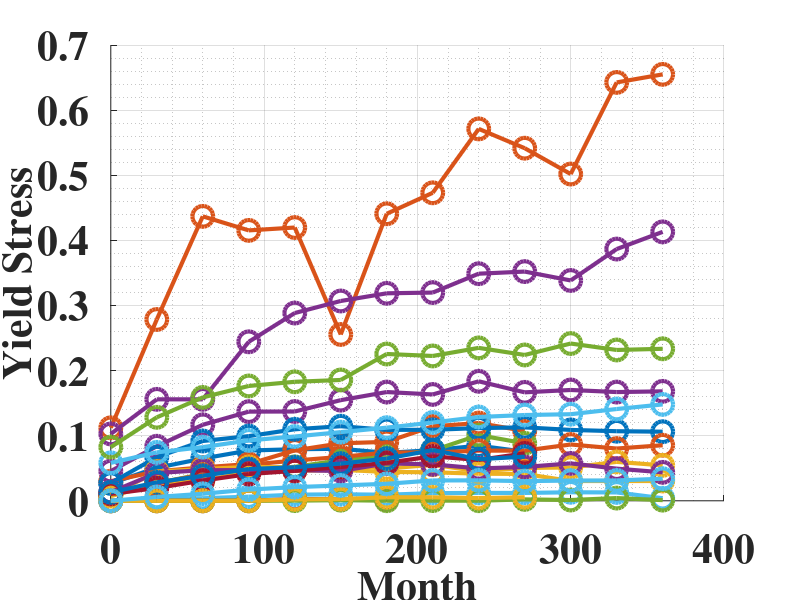
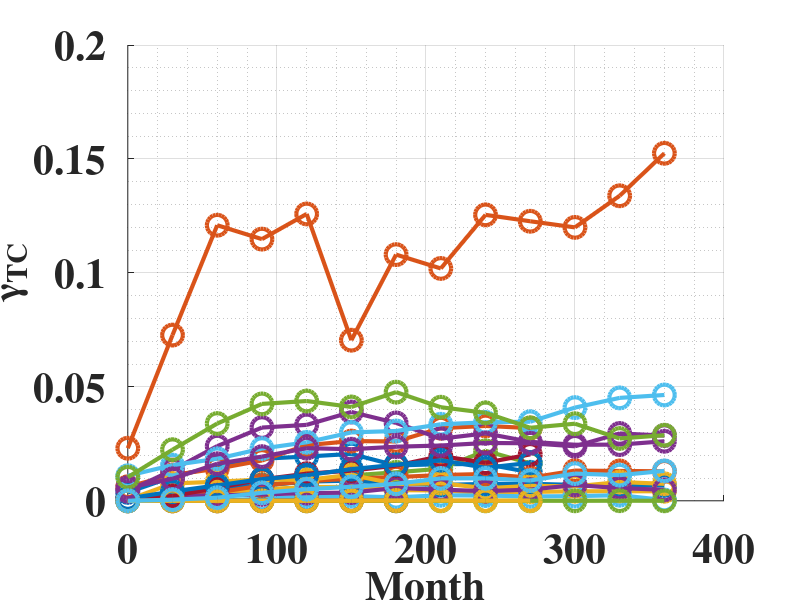
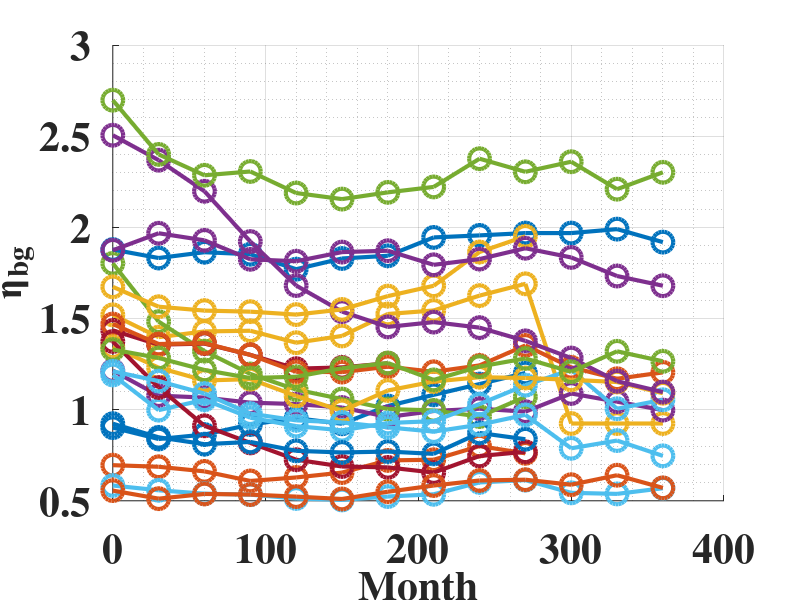
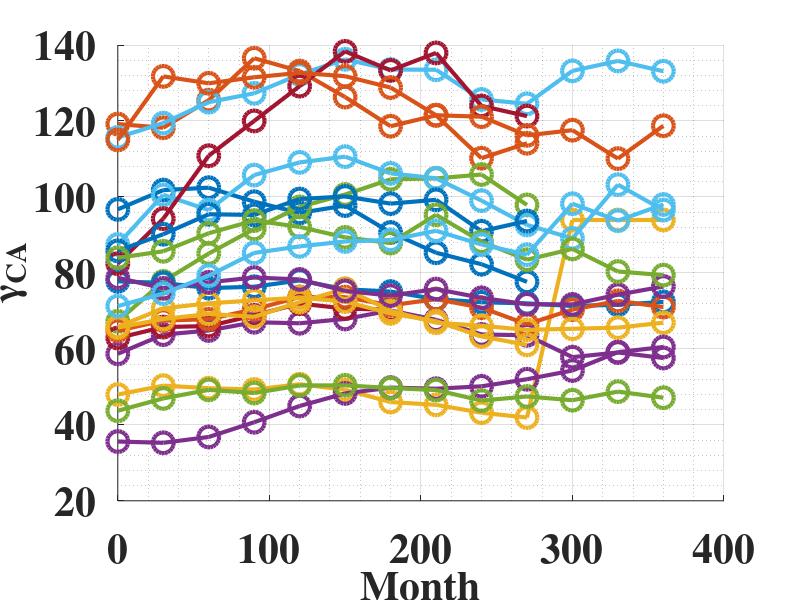

Write MATLAB code to recreate these figures, in order.
clear all
close all
clc

t6 = 0:1:6;
t9 = 0:1:9;
t12 = 0:1:12;

t6 = 30*t6;
t9 = 30*t9;
t12 = 30*t12;

%% Sig_Yield
Sig_Yield_B01 = [0.0267584215270591;0.0506936143186261;0.0649228554042276;0.0772125045812913;0.0791980964086758;0.0798919661669284;0.0736170915803465;0.0777627415811286;0.0846684000998821;0.0753050090918943];
Sig_Yield_B02 = [0.0300574403004101;0.0453055029532257;0.0512688684064833;0.0564357528175365;0.0774395513237605;0.0882919185497755;0.0905351754242183;0.114383499059576;0.119405684969621;0.107213135679418];
Sig_Yield_B04 = [0.00720538931149428;0.0259021082681454;0.0307348368502676;0.0444954296243838;0.0459185071969930;0.0475307270018617;0.0442995768847696;0.0438303168614644;0.0416087897980235;0.0412196040344934;0.0303770000000000;0.0303770000000000;0.0303770000000000];
Sig_Yield_B05 = [0.0456050789670768;0.0837634820818514;0.116741880817252;0.136951800956610;0.137143701850439;0.154560997286341;0.167018379914311;0.163312774477710;0.183497594912189;0.166575480938772;0.170202523070085;0.166982089584233;0.168104992232711];
Sig_Yield_B06 = [0.00926072809239620;0.0274453876712057;0.0408557892764654;0.0480433965321010;0.0521967790907232;0.0622214690124856;0.0684409215773376;0.0772103267304700;0.100825809414611;0.0883009823379859];
Sig_Yield_B07 = [3.32737035877440e-05;0.00297618461989835;0.00395788148021281;0.00636065776837813;0.00941310666685880;0.00999136172505510;0.00934858381680792;0.0117107720556524;0.0121418144271279;0.0120903698911286;0.0130843958397935;0.0128409998039778;0.00395788148021281];
Sig_Yield_B08 = [1.60815306602391e-05;2.30322742260647e-05;3.80737664826825e-05;6.02009870493969e-05;0.00247149020097059;0.00261806617933580;0.00160934065022111];
Sig_Yield_B10 = [0.0271106561008940;0.0670714822958125;0.0918356445720350;0.0993451161690306;0.109799680318606;0.114545375298326;0.108944391943459;0.109034711818202;0.111704398252012;0.112768219197857;0.108856578170800;0.106861614302844;0.106120819385445];
Sig_Yield_B11 = [0.00998719219318001;0.0269319774168184;0.0403278617458640;0.0552628042357295;0.0618478495308699;0.0674069839625695;0.0741584917578297;0.0741872907446501;0.0770340158267842;0.0770719608472597;0.0864653034887859;0.0802565833309548;0.0853168813892149];
Sig_Yield_B12 = [0.00874653202380005;0.0448639040347756;0.0487767772176868;0.0520966076045475;0.0512755188177070;0.0559548585233689;0.0494577796040794;0.0554054862884335;0.0452645652563084;0.0504843241053503;0.0511485086268502;0.0597669127087954;0.0544397836112494];
Sig_Yield_B13 = [0.0134061504729230;0.0426759461627944;0.0470138079615847;0.0471444422103475;0.0469557043983662;0.0458282380157147;0.0575005843661254;0.0559539475805038;0.0497123504546577;0.0519179125186766;0.0574519158746829;0.0493773921427783;0.0437078072781523];
Sig_Yield_B14 = [2.95845497833014e-05;4.08935888640549e-05;7.03258418335295e-05;7.62066416939433e-05;0.000251185728314063;0.000995077111837883;0.000135193252619459;0.000298529475966758;0.000140192831613373;0.00216186317383693;0.00118753957303608;0.00418429902675310;0.00102930072182694];
Sig_Yield_B15 = [0.0582665391923838;0.0743827172847487;0.0824132008816305;0.0927555461305594;0.0987282668632905;0.105477529570788;0.112334647575537;0.120250594688232;0.128712367544499;0.131726361415492;0.132980153741906;0.140951902473210;0.148003591337982];
Sig_Yield_B16 = [0.0105590632382642;0.0196343413661522;0.0310208246476780;0.0410877043065387;0.0459716616725820;0.0518503095776366;0.0583410971158338;0.0682488429852346;0.0627427846824757;0.0728885740763430];
Sig_Yield_B17 = [0.0130021245658045;0.0283720861570824;0.0383845312615219;0.0487586881189659;0.0515641409455598;0.0571124257543156;0.0648816765326374;0.0778830420366248;0.0639687012535797;0.0677678788868705];
Sig_Yield_B18 = [0.112129128046266;0.278463129700900;0.436829482784672;0.415292768274790;0.419676320239116;0.255449966945304;0.440833365778509;0.473017060987017;0.571181705556354;0.541499340359415;0.501828440632420;0.642545800212302;0.654907016001853];
Sig_Yield_B20 = [3.53010784834851e-05;5.33642836246795e-05;5.60877202324672e-05;8.75808609721585e-05;0.00215385626316578;0.00264033871019342;0.00544685765936248;0.00538174394472191;0.00422503288855580;0.00541939563407001];
Sig_Yield_B21 = [0.102667605128861;0.155826239979755;0.155826239979755;0.244195534744494;0.288362627237000;0.306864521791510;0.318663291706509;0.319797835007834;0.348787128882881;0.352035167128738;0.338392287981803;0.386618925108083;0.413018856023685];
Sig_Yield_B22 = [0.0824714287398813;0.128186685968376;0.158805761733754;0.176366370938775;0.182751081275084;0.185568780520225;0.225450661695584;0.222436887304194;0.234849915155950;0.223966859945041;0.241523364274520;0.231632227781768;0.233439140275085];
Sig_Yield_B23 = [2.10146857559934e-05;0.00589659382001151;0.0107823476410720;0.0172157914112905;0.0210196272272662;0.0235273043915230;0.0261426844135706;0.0312351801623540;0.0314140243493148;0.0302264985688221;0.0310773290038757;0.0312379894072370;0.0339602087737128];

figure(1)
hold on
plot(t9,Sig_Yield_B01,'-o','LineWidth',3,'Markersize',15)
plot(t9,Sig_Yield_B02,'-o','LineWidth',3,'Markersize',15)
plot(t12,Sig_Yield_B04,'-o','LineWidth',3,'Markersize',15)
plot(t12,Sig_Yield_B05,'-o','LineWidth',3,'Markersize',15)
plot(t9,Sig_Yield_B06,'-o','LineWidth',3,'Markersize',15)
plot(t12,Sig_Yield_B07,'-o','LineWidth',3,'Markersize',15)
plot(t6,Sig_Yield_B08,'-o','LineWidth',3,'Markersize',15)
plot(t12,Sig_Yield_B10,'-o','LineWidth',3,'Markersize',15)
plot(t12,Sig_Yield_B11,'-o','LineWidth',3,'Markersize',15)
plot(t12,Sig_Yield_B12,'-o','LineWidth',3,'Markersize',15)
plot(t12,Sig_Yield_B13,'-o','LineWidth',3,'Markersize',15)
plot(t12,Sig_Yield_B14,'-o','LineWidth',3,'Markersize',15)
plot(t12,Sig_Yield_B15,'-o','LineWidth',3,'Markersize',15)
plot(t9,Sig_Yield_B16,'-o','LineWidth',3,'Markersize',15)
plot(t9,Sig_Yield_B17,'-o','LineWidth',3,'Markersize',15)
plot(t12,Sig_Yield_B18,'-o','LineWidth',3,'Markersize',15)
plot(t9,Sig_Yield_B20,'-o','LineWidth',3,'Markersize',15)
plot(t12,Sig_Yield_B21,'-o','LineWidth',3,'Markersize',15)
plot(t12,Sig_Yield_B22,'-o','LineWidth',3,'Markersize',15)
plot(t12,Sig_Yield_B23,'-o','LineWidth',3,'Markersize',15)


grid on
grid minor
set(gca,'fontsize',30)
set(gca, 'FontName', 'times','FontWeight','Bold')
set(gcf, 'Position',  [300, 300, 1500, 750])
xlabel ('Month','fontsize',30,'FontWeight','Bold')
ylabel ('Yield Stress','fontsize',30,'FontWeight','Bold')
%legend( 'Ref[17], experiment','Ref[9], numerical','present study' )
%set(gca,'yscale','log')

%% Gam_TC
Gam_TC_B01 = [0.00367661161389377;0.0105029619729387;0.0153345221976002;0.0184507396249509;0.0194245225041874;0.0205598929214195;0.0154958686649216;0.0160813902487298;0.0161314334400708;0.0125001152666497];
Gam_TC_B02 = [0.00619174241089016;0.0113432758627174;0.0140914013877138;0.0176889922623531;0.0244036988246676;0.0262032163882382;0.0260375702952427;0.0318752133920173;0.0328568107549918;0.0319052316049773];
Gam_TC_B04 = [0.000229767178372420;0.00239401655188054;0.00261738818464985;0.00507475021305437;0.00599992357262913;0.00613481851436615;0.00468968205253684;0.00453032939213860;0.00347861446033027;0.00389327967275066;0.00418300000000000;0.00418300000000000;0.00418300000000000];
Gam_TC_B05 = [0.00416031952522089;0.0134841265939896;0.0239950293985589;0.0321337333849336;0.0333185226834005;0.0389626324912380;0.0341732090316436;0.0272685601787459;0.0295811631264054;0.0258763494513996;0.0246020445563817;0.0246413688161111;0.0261279358312596];
Gam_TC_B06 = [0.000324983373975574;0.00280745458160059;0.00519521907934206;0.00696268019715007;0.00839887503053749;0.0111393637841861;0.0125017685373878;0.0140754179462674;0.0219349723757780;0.0164466213300536];
Gam_TC_B07 = [2.79441145778492e-08;0.000214872470570393;0.000323669666568271;0.000816211103546571;0.00182098761337191;0.00204272154747964;0.00151140554387008;0.00242067479631203;0.00229868539197642;0.00191696060037727;0.00204467328639679;0.00245885030628856;0.000323669666568271];
Gam_TC_B08 = [6.14266837395405e-09;6.84445899956643e-09;1.38125082482787e-08;2.74644713638139e-08;4.77463360530894e-05;5.17887079736212e-05;1.81326510106938e-05];
Gam_TC_B10 = [0.000850371673227102;0.00376572762882366;0.00615032451422293;0.00673500290104734;0.00842183648750261;0.00884784871255717;0.00748764250994394;0.00696026408024109;0.00740341114944121;0.00746503018698097;0.00696861836117613;0.00651705165657179;0.00671793519193908];
Gam_TC_B11 = [0.000346455704252957;0.00205885948751861;0.00367177097491500;0.00669594807103313;0.00857483249463886;0.00974284084508281;0.0103860174251262;0.0113081989498680;0.0117638756679563;0.0101534538647763;0.0132401333529502;0.0131033663607369;0.0129281026624022];
Gam_TC_B12 = [0.000410736121556399;0.00758800528844050;0.00837796810917668;0.00935541929842287;0.00917655551488128;0.0114089979722953;0.00727968577304305;0.00775577690094087;0.00549492330636836;0.00656223364216313;0.00633674320094468;0.00823234245891169;0.00746161410648072];
Gam_TC_B13 = [0.000280371881503427;0.00209039995817029;0.00241640113102504;0.00278646782483927;0.00336725664106075;0.00360595939135666;0.00563137937278624;0.00489873498635940;0.00423436201202176;0.00492933374815729;0.00689871265187270;0.00558965395066569;0.00479504550453047];
Gam_TC_B14 = [6.53814224982341e-09;6.61809118618351e-09;1.35722870719945e-08;1.39015594591285e-08;1.57283812196596e-07;2.43884726236487e-06;4.21487378332586e-08;1.91747658639940e-07;4.22058821225590e-08;9.57889745678564e-06;2.67352107141683e-06;4.10567764190795e-05;2.19571963011589e-06];
Gam_TC_B15 = [0.0109921030358580;0.0156488317534045;0.0184408433859067;0.0229280144923485;0.0256694213632056;0.0300217404598904;0.0306309492812684;0.0335798278821295;0.0344402970490820;0.0347125915134456;0.0408953570277104;0.0451573864731802;0.0464324681506656];
Gam_TC_B16 = [0.000670701389864359;0.00210403742567267;0.00564122119427268;0.00940247029323227;0.0119054310712150;0.0132412121391945;0.0154401024975199;0.0196281510774761;0.0167041739163234;0.0203636201726394];
Gam_TC_B17 = [0.000992370306019508;0.00409037574743376;0.00678575824299821;0.00950797972575512;0.0112265017760100;0.0138957574873488;0.0158325607167398;0.0178038704423420;0.0144881164178261;0.0166673858174262];
Gam_TC_B18 = [0.0230602121374575;0.0727156113714500;0.120911520368405;0.114822593525644;0.125865080200356;0.0704655411905208;0.108024690761772;0.101952078891950;0.125469930073813;0.122657399743461;0.119970869249425;0.133843024306444;0.152484994942572];
Gam_TC_B20 = [1.30455628521986e-08;2.11948758543912e-08;2.02089669443239e-08;4.23736636889771e-08;2.34121572419976e-05;3.16311345884834e-05;0.000126600165124557;0.000109182866588453;5.73282384728202e-05;8.87912512450573e-05];
Gam_TC_B21 = [0.00579136656479373;0.00966276116411358;0.0162728223197286;0.0193814706870228;0.0230983323213543;0.0226337335891629;0.0237341930883654;0.0242566511929436;0.0253727059433753;0.0252535783759122;0.0239204905385624;0.0295465003100761;0.0286106974408396];
Gam_TC_B22 = [0.0103387488893736;0.0224265959421108;0.0339021005128113;0.0425151170572149;0.0437852402723904;0.0411764028498425;0.0476730314332452;0.0410584085437562;0.0386052457760633;0.0320391949808212;0.0338235206838418;0.0273469609644250;0.0287723489649057];
Gam_TC_B23 = [9.52191969716409e-09;0.000485704797398956;0.00135227304379248;0.00350504041049571;0.00507290936275373;0.00615673018307450;0.00747078335350704;0.00984031436377464;0.00985487252994477;0.00890458492250845;0.0119434465402761;0.0112622975678434;0.0131246238081955];




figure(2)
hold on
plot(t9,Gam_TC_B01,'-o','LineWidth',3,'Markersize',15)
plot(t9,Gam_TC_B02,'-o','LineWidth',3,'Markersize',15)
plot(t12,Gam_TC_B04,'-o','LineWidth',3,'Markersize',15)
plot(t12,Gam_TC_B05,'-o','LineWidth',3,'Markersize',15)
plot(t9,Gam_TC_B06,'-o','LineWidth',3,'Markersize',15)
plot(t12,Gam_TC_B07,'-o','LineWidth',3,'Markersize',15)
plot(t6,Gam_TC_B08,'-o','LineWidth',3,'Markersize',15)
plot(t12,Gam_TC_B10,'-o','LineWidth',3,'Markersize',15)
plot(t12,Gam_TC_B11,'-o','LineWidth',3,'Markersize',15)
plot(t12,Gam_TC_B12,'-o','LineWidth',3,'Markersize',15)
plot(t12,Gam_TC_B13,'-o','LineWidth',3,'Markersize',15)
plot(t12,Gam_TC_B14,'-o','LineWidth',3,'Markersize',15)
plot(t12,Gam_TC_B15,'-o','LineWidth',3,'Markersize',15)
plot(t9,Gam_TC_B16,'-o','LineWidth',3,'Markersize',15)
plot(t9,Gam_TC_B17,'-o','LineWidth',3,'Markersize',15)
plot(t12,Gam_TC_B18,'-o','LineWidth',3,'Markersize',15)
plot(t9,Gam_TC_B20,'-o','LineWidth',3,'Markersize',15)
plot(t12,Gam_TC_B21,'-o','LineWidth',3,'Markersize',15)
plot(t12,Gam_TC_B22,'-o','LineWidth',3,'Markersize',15)
plot(t12,Gam_TC_B23,'-o','LineWidth',3,'Markersize',15)


grid on
grid minor
set(gca,'fontsize',30)
set(gca, 'FontName', 'times','FontWeight','Bold')
set(gcf, 'Position',  [300, 300, 1500, 750])
xlabel ('Month','fontsize',30,'FontWeight','Bold')
ylabel ('{\gamma}_T_C','fontsize',30,'FontWeight','Bold')
%legend( 'Ref[17], experiment','Ref[9], numerical','present study' )


%% Eta_BG
Eta_BG_B01 = [0.901339600985917;0.838899541284666;0.863358544095804;0.918187358864966;0.953281781351946;0.922413914372298;1.01993808215549;1.08117183215576;1.14019385040078;1.20101919108076];
Eta_BG_B02 = [0.695376189776213;0.686705186158897;0.661386366284575;0.608849893072215;0.628047769439077;0.654737309375834;0.721552117447152;0.725249210621495;0.800093440584337;0.760347192031401];
Eta_BG_B04 = [1.52004701342603;1.39745191458843;1.42899584523190;1.43267844355729;1.36709689255916;1.40427317116500;1.52460710896547;1.54394424253596;1.62539696745363;1.69013278885610;0.923884000000000;0.923884000000000;0.923884000000000];
Eta_BG_B05 = [1.21413675251621;1.07686003433551;1.06611792155533;1.03825267612566;1.03063108560606;1.01168639002844;0.959792924198920;0.992507934735150;1.00530551919638;0.988906126181376;1.08858793954424;1.04359207956021;0.997467592423158];
Eta_BG_B06 = [1.80214547270544;1.48273925668898;1.32096414410875;1.19579589724625;1.10973632051925;1.05794045057203;1.00333867432529;0.995732109326167;0.962201338611269;1.07018344274213];
Eta_BG_B07 = [1.19043538389824;0.997213284175900;1.05400124139761;0.955855092118307;0.909634669617052;0.886600081158323;0.926574403366868;0.936879779845876;1.03069586009229;1.13391321419342;1.21837420893098;1.00496796282142;1.05400124139761];
Eta_BG_B08 = [1.43474415811228;1.35645141148045;1.36220665417948;1.30047228784700;1.22466659968526;1.23163683957605;1.25412755291528];
Eta_BG_B10 = [1.87808232212580;1.83163633932569;1.86347943796449;1.85227409594060;1.77031376558156;1.82908451765128;1.84389346016134;1.94458675488171;1.95572903291217;1.96850859541672;1.96839713159357;1.99005461508677;1.91876805611726];
Eta_BG_B11 = [1.46941550681385;1.36000249495372;1.36440316136778;1.30051231157923;1.20736043220657;1.20591096565670;1.23553365527998;1.20762014474904;1.24253573367993;1.35217409857770;1.23205891977529;1.16939728222219;1.20425930077988];
Eta_BG_B12 = [1.34468742069666;1.23019525987805;1.15992087575428;1.16715687934517;1.07534538954666;0.993221468610573;1.10505628220678;1.15412086262693;1.17778384878383;1.17363333218151;1.16361327020125;1.15138129680383;1.08997271821011];
Eta_BG_B13 = [2.50501181420591;2.36832601734857;2.19773086276187;1.92194345359401;1.68070794079366;1.53779410521651;1.45380008577131;1.48012664480258;1.44987498368434;1.37726019992465;1.28293691373693;1.15599920279052;1.09630983068071];
Eta_BG_B14 = [2.69728268333584;2.39985253107306;2.28544353557675;2.30623267250095;2.18805786659046;2.15479676216344;2.19179795313504;2.22153442739926;2.37632755993586;2.30455110959473;2.35976996141408;2.20914577104325;2.30176036475803];
Eta_BG_B15 = [0.583918502861714;0.557643669462049;0.539093501469668;0.533725752326341;0.512816670649891;0.504850522981813;0.523413318482004;0.535663696174726;0.600793737314695;0.613439309998510;0.543708835970859;0.537922242931359;0.568969402188398];
Eta_BG_B16 = [1.37367928228008;1.12124426603228;0.911460044296465;0.817518001071003;0.725402309307850;0.688196124736434;0.683227199383787;0.654851772770598;0.745621569628018;0.768806659129860];
Eta_BG_B17 = [0.923014520918287;0.848094747568782;0.810523861501475;0.822877446582273;0.774069785937809;0.765100620183149;0.770153835878821;0.757499780487940;0.872085755808416;0.837664885677453];
Eta_BG_B18 = [0.556018401722623;0.511745203670274;0.537585462063503;0.534134002242641;0.522947528210507;0.509982836410978;0.549742471977753;0.583766581977149;0.611494861960629;0.615665120220789;0.588288664540466;0.640224682748284;0.570928706176420];
Eta_BG_B20 = [1.67352276285239;1.56455668385556;1.54316968008774;1.53741206230097;1.52132460593532;1.54952223988710;1.62269618257800;1.67928977167320;1.86461789005157;1.95050542586085];
Eta_BG_B21 = [1.87420160938586;1.96744396139226;1.92855524452099;1.82459738688991;1.81388405173705;1.86408526266302;1.87164331632957;1.79437868093150;1.82575259993364;1.88526236138461;1.83479933881030;1.73287746109661;1.67963868525196];
Eta_BG_B22 = [1.32979726220683;1.28332369817189;1.21741908141666;1.17324699323435;1.18040992229836;1.22729015656638;1.25572744246028;1.16310861803591;1.23604341477294;1.28066222249446;1.20778672243578;1.31994129180050;1.26517606524077];
Eta_BG_B23 = [1.21038368058233;1.15663820782651;1.08820330522866;0.978147667509854;0.941187122359853;0.929831018207422;0.902733641845762;0.879445673039427;0.917465179294027;0.971492036923943;0.787963306697540;0.830418632188426;0.746519344691911];



figure(3)
hold on
plot(t9,Eta_BG_B01,'-o','LineWidth',3,'Markersize',15)
plot(t9,Eta_BG_B02,'-o','LineWidth',3,'Markersize',15)
plot(t12,Eta_BG_B04,'-o','LineWidth',3,'Markersize',15)
plot(t12,Eta_BG_B05,'-o','LineWidth',3,'Markersize',15)
plot(t9,Eta_BG_B06,'-o','LineWidth',3,'Markersize',15)
plot(t12,Eta_BG_B07,'-o','LineWidth',3,'Markersize',15)
plot(t6,Eta_BG_B08,'-o','LineWidth',3,'Markersize',15)
plot(t12,Eta_BG_B10,'-o','LineWidth',3,'Markersize',15)
plot(t12,Eta_BG_B11,'-o','LineWidth',3,'Markersize',15)
plot(t12,Eta_BG_B12,'-o','LineWidth',3,'Markersize',15)
plot(t12,Eta_BG_B13,'-o','LineWidth',3,'Markersize',15)
plot(t12,Eta_BG_B14,'-o','LineWidth',3,'Markersize',15)
plot(t12,Eta_BG_B15,'-o','LineWidth',3,'Markersize',15)
plot(t9,Eta_BG_B16,'-o','LineWidth',3,'Markersize',15)
plot(t9,Eta_BG_B17,'-o','LineWidth',3,'Markersize',15)
plot(t12,Eta_BG_B18,'-o','LineWidth',3,'Markersize',15)
plot(t9,Eta_BG_B20,'-o','LineWidth',3,'Markersize',15)
plot(t12,Eta_BG_B21,'-o','LineWidth',3,'Markersize',15)
plot(t12,Eta_BG_B22,'-o','LineWidth',3,'Markersize',15)
plot(t12,Eta_BG_B23,'-o','LineWidth',3,'Markersize',15)


grid on
grid minor
set(gca,'fontsize',30)
set(gca, 'FontName', 'times','FontWeight','Bold')
set(gcf, 'Position',  [300, 300, 1500, 750])
xlabel ('Month','fontsize',30,'FontWeight','Bold')
ylabel ('{\eta}_b_g','fontsize',30,'FontWeight','Bold')
%legend( 'Ref[17], experiment','Ref[9], numerical','present study' )

%% Gam_CA
Gam_CA_B01 = [96.7226200127073;101.799085123820;102.435132584357;98.7433266712557;95.7945168776965;97.7321989971600;90.6464067630838;85.3056891225782;82.2856578740485;77.6545777644400];
Gam_CA_B02 = [119.187383575827;118.219331895394;125.472530847172;136.516876727472;133.139403909431;126.296384511029;118.614766819707;121.496684449360;110.202159657312;114.135533769745];
Gam_CA_B04 = [47.9793062089848;50.3158584057981;49.6467202412685;49.2979769931945;50.6868066775992;49.2331751139538;45.9987704142397;45.2640702696730;43.1828416959848;41.9209987492129;93.9284090000000;93.9284090000000;93.9284090000000];
Gam_CA_B05 = [58.7032843699497;63.7465747001294;64.8346045239886;67.0133890409875;66.7398160432343;67.8759290525671;70.0890483825482;67.6565455247398;63.7980085919132;63.5722305477485;57.8213192018255;59.0511424783813;57.5967903439255];
Gam_CA_B06 = [67.2467397866138;77.7652582202834;85.1002600750790;91.5706074987606;97.3852417811943;100.634050646957;104.643970189017;104.874940657774;105.899466327912;97.8978508725411];
Gam_CA_B07 = [87.4830701816422;100.547804448782;96.5357624657604;105.756633453328;109.093236363221;110.607379754887;106.199073811483;104.908611808979;99.0261764535427;92.6359896899614;89.0867196406762;103.233456895032;96.5357624657604];
Gam_CA_B08 = [62.8533146808695;65.7397034427975;66.0052122403749;68.8218501781479;71.9224191330181;70.6208199011700;70.2834883321712];
Gam_CA_B10 = [77.7831636819877;77.3598112018314;76.0010264213460;76.3565376523908;78.0267867024154;75.6963787900672;75.0816629588985;73.0896370415051;72.2727047018711;71.9737795655801;71.2802981536107;71.6150286497246;72.3660815707223];
Gam_CA_B11 = [64.7848606940473;67.4393733613315;67.8172476858120;70.4082755752878;73.6420534981216;73.6161729566818;71.4643601317215;73.0896787457441;70.8553474434284;66.4790587556350;70.3388574130368;72.6190679067056;71.0061359511338];
Gam_CA_B12 = [65.6029806959584;67.8578185639649;69.1823919800499;68.4609159346049;72.3116462747936;75.8386375687030;70.0164043516192;66.8876528858239;66.0869283272079;65.0052441907850;65.2900783411330;65.5856920499696;66.8975280835344];
Gam_CA_B13 = [35.6027116289579;35.2701815309047;36.8051362248772;40.6816057966549;44.9619068229081;48.2666090326368;49.8034789493042;49.5062077485111;50.1457599727601;52.0064868956820;54.3014797109464;59.1356295289598;60.4907717270501];
Gam_CA_B14 = [43.7104931585856;46.9571433596384;49.2014370116673;48.3757311994222;50.3648481406169;50.3966506179244;49.6912028462233;49.1511672497798;46.3878915070972;47.4635413298315;46.4804570842274;48.7497887420724;47.1435299075002];
Gam_CA_B15 = [115.668319197088;119.432790581755;124.949148295234;127.282413423175;132.222213393217;136.241837786482;133.542121186791;133.484064936352;125.661444340606;124.518089423635;133.189776792632;135.807613420988;133.094251080852];
Gam_CA_B16 = [82.4283959839336;94.2703878337669;110.847406323725;120.012086131766;129.177717202571;138.315532190315;133.317530680914;137.916825379942;123.957603160334;121.290495633905];
Gam_CA_B17 = [85.8094314887668;90.1776271704005;95.4368508006952;95.2587844178831;99.4513514944010;100.126257428199;98.2427651530058;99.2462238183104;90.9685357132987;93.6673148792842];
Gam_CA_B18 = [115.016665573774;131.735065683902;129.921542499105;131.498167303255;132.669539693187;131.783640251702;128.799383794360;121.505903968730;121.126373689375;116.207282006050;117.574433311268;110.089455429045;118.738774703506];
Gam_CA_B20 = [65.8007181702696;70.6714869124020;71.9950528274372;72.7583965674604;73.4889109802302;72.4516596781773;69.3367064736358;67.2913824117215;63.2669111377930;61.0482126767274];
Gam_CA_B21 = [78.7260904124141;75.9439755479354;77.5238507197173;78.7843678240942;78.2763146753372;75.2592916942407;74.0205110581222;75.7361238564802;73.4339278947589;71.7393567566502;71.7053779528756;74.2736892127916;76.4211487012293];
Gam_CA_B22 = [83.9730326211679;85.6916688941649;90.4410983941682;93.7927427636918;92.1065292668251;89.3528526578018;87.8613230108665;95.3031718021874;88.2156785732019;83.4785796923201;86.3141856286975;80.3633565005094;79.4197354873121];
Gam_CA_B23 = [71.2540145294054;74.5497536924229;79.2806591749401;85.2614958856877;86.9841034750423;88.2729118536176;88.6787651026772;91.0895053800496;87.4792709777161;84.7916626845030;98.2109784301492;93.7568365165082;98.0029875721134];



figure(4)
hold on
plot(t9,Gam_CA_B01,'-o','LineWidth',3,'Markersize',15)
plot(t9,Gam_CA_B02,'-o','LineWidth',3,'Markersize',15)
plot(t12,Gam_CA_B04,'-o','LineWidth',3,'Markersize',15)
plot(t12,Gam_CA_B05,'-o','LineWidth',3,'Markersize',15)
plot(t9,Gam_CA_B06,'-o','LineWidth',3,'Markersize',15)
plot(t12,Gam_CA_B07,'-o','LineWidth',3,'Markersize',15)
plot(t6,Gam_CA_B08,'-o','LineWidth',3,'Markersize',15)
plot(t12,Gam_CA_B10,'-o','LineWidth',3,'Markersize',15)
plot(t12,Gam_CA_B11,'-o','LineWidth',3,'Markersize',15)
plot(t12,Gam_CA_B12,'-o','LineWidth',3,'Markersize',15)
plot(t12,Gam_CA_B13,'-o','LineWidth',3,'Markersize',15)
plot(t12,Gam_CA_B14,'-o','LineWidth',3,'Markersize',15)
plot(t12,Gam_CA_B15,'-o','LineWidth',3,'Markersize',15)
plot(t9,Gam_CA_B16,'-o','LineWidth',3,'Markersize',15)
plot(t9,Gam_CA_B17,'-o','LineWidth',3,'Markersize',15)
plot(t12,Gam_CA_B18,'-o','LineWidth',3,'Markersize',15)
plot(t9,Gam_CA_B20,'-o','LineWidth',3,'Markersize',15)
plot(t12,Gam_CA_B21,'-o','LineWidth',3,'Markersize',15)
plot(t12,Gam_CA_B22,'-o','LineWidth',3,'Markersize',15)
plot(t12,Gam_CA_B23,'-o','LineWidth',3,'Markersize',15)


grid on
grid minor
set(gca,'fontsize',30)
set(gca, 'FontName', 'times','FontWeight','Bold')
set(gcf, 'Position',  [300, 300, 1500, 750])
xlabel ('Month','fontsize',30,'FontWeight','Bold')
ylabel ('{\gamma}_C_A','fontsize',30,'FontWeight','Bold')
%legend( 'Ref[17], experiment','Ref[9], numerical','present study' )








